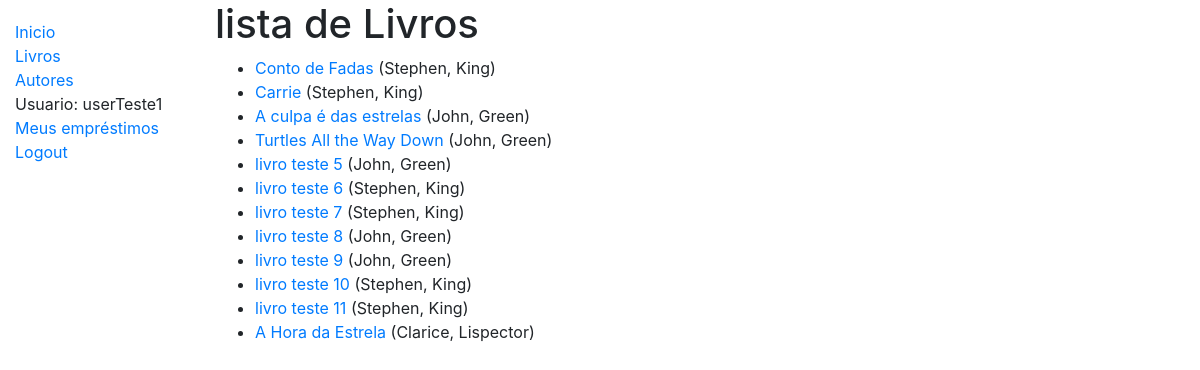
The page /catalogos/livros/ (signed in) on the database its author committed.
### catalogos/models.py (models this page shows, shortened)
class Livro(models.Model):
    titulo = models.CharField(max_length=200, verbose_name="Titulo do livro"    )
    autor = models.ForeignKey('Autor', on_delete=models.SET_NULL, null=True)
    sumario = models.TextField(max_length=1000, help_text='digite uma breve descrição do livro')
    isbn = models.CharField('ISBN', max_length=13, help_text='13 caracteres <a href="https://www.isbn-international.org/content/what-isbn">ISBN number</a>')
    genero = models.ManyToManyField(Genero, help_text='selecione o(s) genero(s) do livro')
    idioma = models.ForeignKey('Idioma', on_delete=models.SET_NULL, null=True)
    def get_absolute_url(self):
        return reverse('livro-detalhe', args=[str(self.id)])
    def display_genero(self):
        return ', '.join(genero.nome for genero in self.genero.all()[:3])
    display_genero.short_description = 'Genero'

class Autor(models.Model):
    nome = models.CharField(max_length=100)
    sobrenome = models.CharField(max_length=100)
    dataNascimento = models.DateField(null=True, blank=True)
    dataMorte = models.DateField('morte', null=True, blank=True)
    class Meta:
        ordering = ['nome', 'sobrenome']
    def __str__(self):
        return f'{self.nome}, {self.sobrenome}'

### catalogos/views.py (the view)
# urls.py: path('livros/', views.LivroListView.as_view(), name='livros'),
class LivroListView(LoginRequiredMixin, generic.ListView):
    model = Livro
    context_object_name = 'livrosLista'
    queryset = Livro.objects.all()
    template_name = 'catalogos/livrosLista.html'
    paginate_by = 20

### catalogos/templates/catalogos/livrosLista.html
{% extends "base.html" %}
{% block content %}
  <h1>lista de Livros</h1>
  {% if livrosLista %}
  <ul>
    {% for livro in livrosLista %}
      <li>
        <a href="{{ livro.get_absolute_url }}">{{ livro.titulo }}</a> ({{livro.autor}})
      </li>
    {% endfor %}
  </ul>
  {% else %}
    <p>Não há livros na biblioteca.</p>
  {% endif %}
{% endblock %}

### catalogos/templates/base.html (shortened to what this page needs)
<!DOCTYPE html>
<html lang="pt-BR">
<head>
  <link rel="stylesheet" href="https://stackpath.bootstrapcdn.com/bootstrap/4.1.3/css/bootstrap.min.css">
  {% load static %}
  <link rel="stylesheet" href="{% static 'css/styles.css' %}">
</head>
<body>
  <div class="container-fluid">
    <div class="row">
      <div class="col-sm-2">
      {% block sidebar %}
        <ul class="sidebar-nav">
          <li><a href="{% url 'index' %}">Inicio</a></li>
          <li><a href="{% url 'livros' %}">Livros</a></li>
          <li><a href="{% url 'autores' %}">Autores</a></li>
          {% if user.is_authenticated %}
            <li>Usuario: {{ user.get_username }}</li>
            <li><a href="{% url 'meus-emprestimos' %}">Meus empréstimos</a></li>
            <li><a href="{% url 'logout'%}?next={{request.path}}">Logout</a></li>
          {% else %}
            <li><a href="{% url 'login'%}?next={{request.path}}">Login</a></li>
          {% endif %}
        </ul>
      {% endblock %}
      </div>
      <div class="col-sm-10 ">{% block content %}{% endblock %}
      </div>
    </div>
  </div>
</body>
</html>

### catalogos/templates/static/css/styles.css (style rules this page uses)
.sidebar-nav { margin-top: 20px; padding: 0; list-style: none; }

### rows shown on the page
Livro: titulo "Conto de Fadas", autor "Stephen, King"
Livro: titulo "Carrie", autor "Stephen, King"
Livro: titulo "A culpa é das estrelas", autor "John, Green"
Livro: titulo "Turtles All the Way Down", autor "John, Green"
Livro: titulo "livro teste 5", autor "John, Green"
Livro: titulo "livro teste 6", autor "Stephen, King"
Livro: titulo "livro teste 7", autor "Stephen, King"
Livro: titulo "livro teste 8", autor "John, Green"
Livro: titulo "livro teste 9", autor "John, Green"
Livro: titulo "livro teste 10", autor "Stephen, King"
Livro: titulo "livro teste 11", autor "Stephen, King"
Livro: titulo "A Hora da Estrela", autor "Clarice, Lispector"

### other values the page prints
{{ user.get_username }} "userTeste1"
